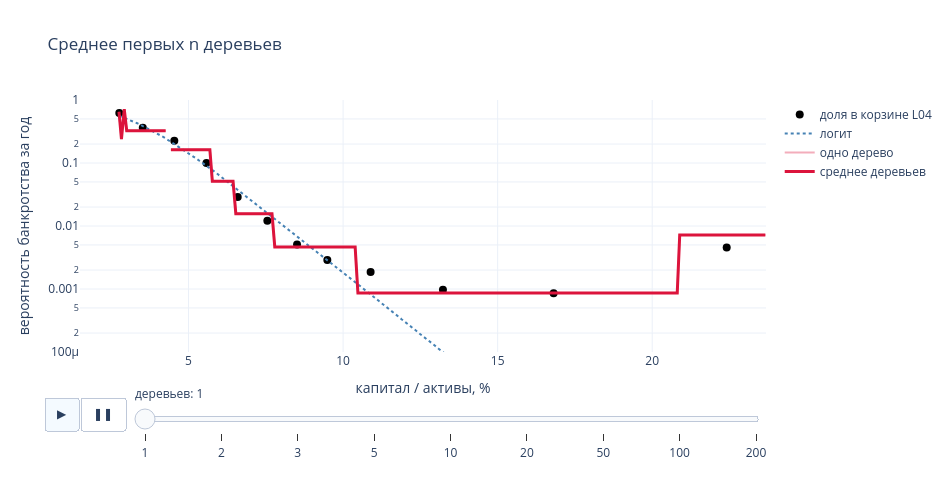

Notebook cell for this chart:
### Markdown cell above
Нажмите ▶. Выборки отличаются только тем, какие банки попали в них дважды, а какие не попали. Пороги при этом смещаются, иногда появляются узкие всплески: дерево отдаёт лист нескольким отчётам одного-двух банков. Небольшое изменение данных даёт заметно другое дерево.

### 2.2 Среднее многих деревьев

Если одно дерево дрожит, почему бы нам просто не усреднить все? Этот приём называют **бэггингом** (bagging, от bootstrap aggregating). Анимация показывает среднее первых 1, 2, 3, 5, … 200 деревьев из тех же выборок.

### Code cell
show_average()

### Figure 1 — Plotly figure (JSON) as saved in the notebook; plotly's stock layout.template omitted (floating-point values rounded to 4 significant figures; data arrays with more than 128 entries replaced by an {"elided": "..."} marker saying what was removed)
{"data": [{"marker": {"color": "black", "size": 8}, "mode": "markers", "name": "доля в корзине L04", "type": "scatter", "x": [2.76, 3.52, 4.54, 5.58, 6.59, 7.55, 8.51, 9.49, 10.89, 13.23, 16.81, 22.41], "y": [0.6209, 0.3626, 0.2256, 0.1002, 0.02894, 0.01216, 0.005095, 0.002875, 0.001869, 0.0009724, 0.0008578, 0.004552]}, {"line": {"color": "steelblue", "dash": "dot", "width": 2}, "mode": "lines", "name": "логит", "type": "scatter", "x": {"elided": "250 float values"}, "y": {"elided": "250 float values"}}, {"line": {"color": "rgba(220,20,60,0.35)", "width": 2}, "mode": "lines", "name": "одно дерево", "type": "scatter", "x": {"elided": "250 float values"}, "y": {"elided": "250 float values"}}, {"line": {"color": "crimson", "width": 3}, "mode": "lines", "name": "среднее деревьев", "type": "scatter", "x": {"elided": "250 float values"}, "y": {"elided": "250 float values"}}], "layout": {"height": 480, "sliders": [{"active": 0, "currentvalue": {"prefix": "деревьев: "}, "len": 0.92, "pad": {"b": 10, "t": 30}, "steps": [{"args": [["1"], {"frame": {"duration": 0, "redraw": true}, "mode": "immediate", "transition": {"duration": 0}}], "label": "1", "method": "animate"}, {"args": [["2"], {"frame": {"duration": 0, "redraw": true}, "mode": "immediate", "transition": {"duration": 0}}], "label": "2", "method": "animate"}, {"args": [["3"], {"frame": {"duration": 0, "redraw": true}, "mode": "immediate", "transition": {"duration": 0}}], "label": "3", "method": "animate"}, {"args": [["5"], {"frame": {"duration": 0, "redraw": true}, "mode": "immediate", "transition": {"duration": 0}}], "label": "5", "method": "animate"}, {"args": [["10"], {"frame": {"duration": 0, "redraw": true}, "mode": "immediate", "transition": {"duration": 0}}], "label": "10", "method": "animate"}, {"args": [["20"], {"frame": {"duration": 0, "redraw": true}, "mode": "immediate", "transition": {"duration": 0}}], "label": "20", "method": "animate"}, {"args": [["50"], {"frame": {"duration": 0, "redraw": true}, "mode": "immediate", "transition": {"duration": 0}}], "label": "50", "method": "animate"}, {"args": [["100"], {"frame": {"duration": 0, "redraw": true}, "mode": "immediate", "transition": {"duration": 0}}], "label": "100", "method": "animate"}, {"args": [["200"], {"frame": {"duration": 0, "redraw": true}, "mode": "immediate", "transition": {"duration": 0}}], "label": "200", "method": "animate"}], "x": 0.08, "y": 0, "yanchor": "top"}], "title": {"text": "Среднее первых n деревьев"}, "updatemenus": [{"buttons": [{"args": [null, {"frame": {"duration": 600, "redraw": true}, "fromcurrent": true, "transition": {"duration": 0}}], "label": "▶", "method": "animate"}, {"args": [[null], {"frame": {"duration": 0, "redraw": false}, "mode": "immediate"}], "label": "❚❚", "method": "animate"}], "direction": "left", "pad": {"r": 10, "t": 45}, "type": "buttons", "x": 0.08, "xanchor": "right", "y": 0, "yanchor": "top"}], "width": 950, "xaxis": {"title": {"text": "капитал / активы, %"}}, "yaxis": {"range": [-4, 0], "title": {"text": "вероятность банкротства за год"}, "type": "log"}}}
